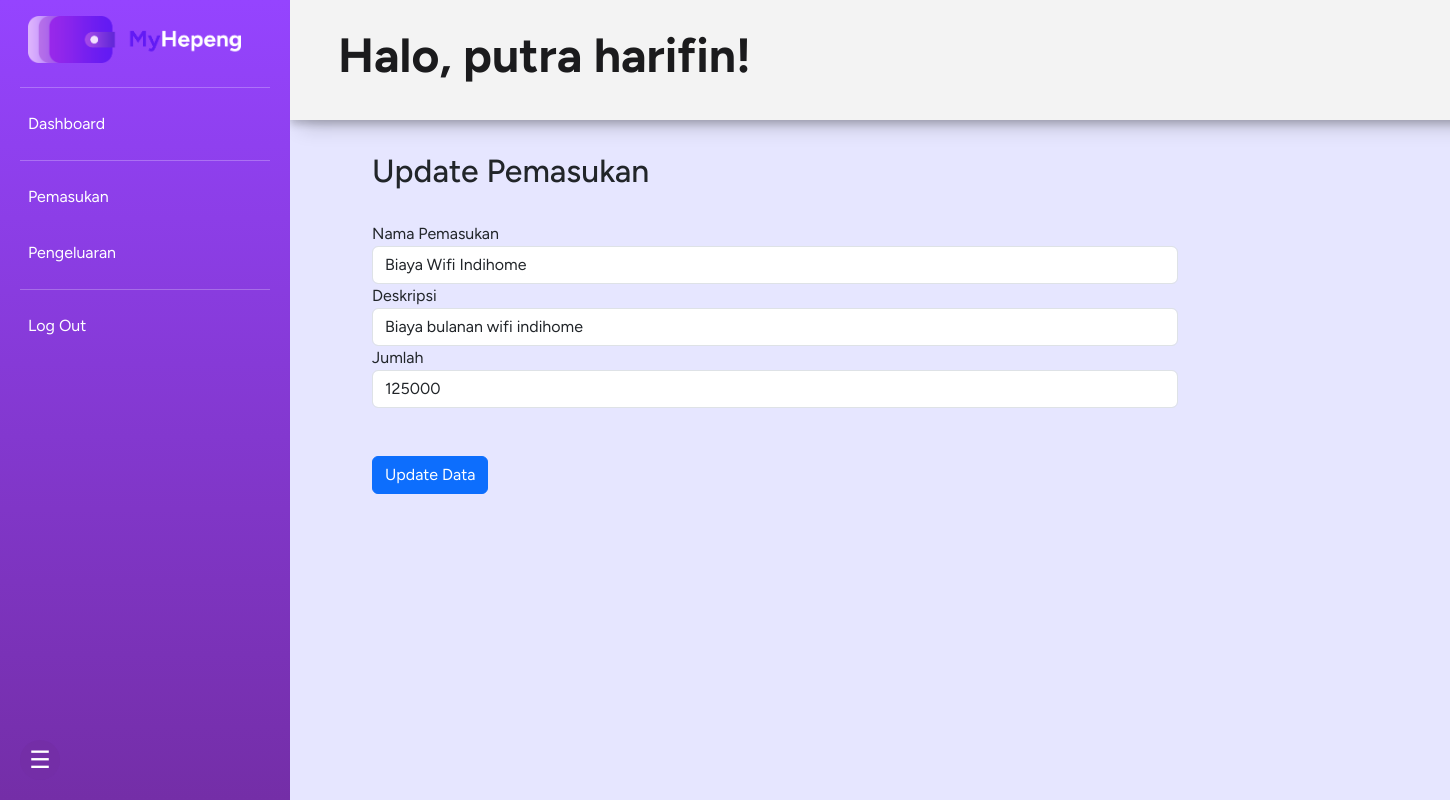
The page /update.php?id=9 (signed in) on the database its author committed.
### tables this page shows
CREATE TABLE `lapkeu` (
  `id` int(11) NOT NULL,
  `date` timestamp NOT NULL DEFAULT current_timestamp() ON UPDATE current_timestamp(),
  `deskripsi` text NOT NULL,
  `tipe` varchar(100) NOT NULL,
  `total` int(11) NOT NULL,
  `act_name` varchar(255) NOT NULL,
  `id_user` int(11) NOT NULL
);

### server.php (called while the page is built, shortened)
<?php
    $conn = new mysqli("localhost", "root", "", "myhepeng");
    function query($sql){
        global $conn;
        $hasil = mysqli_query($conn, $sql);
        $rows = [];
        while ($data = mysqli_fetch_assoc($hasil)) {
            $rows[] = $data;
        }
        return $rows;
    }
?>

### update.php (the view, shortened to what this page needs)
<?php
require_once "server.php";
$id = $_GET['id'];
$detailData = query("SELECT * FROM lapkeu WHERE id = $id")[0];
?>
<!DOCTYPE html>
<html lang="en">
<head>
    <link href="https://cdn.jsdelivr.net/npm/bootstrap@5.3.2/dist/css/bootstrap.min.css" rel="stylesheet">
    <link rel="stylesheet" href="pemasukan.css">
</head>
<body>
    <div class="container-fluid">
        <div class="row">
            <nav id="sidebar" class="sidebar">
                <a class="navbar-brand" href="index.php"><img src="img/logo-sekunder-dark.png" alt="MyHepeng" class="main-logo"></a>
                <hr>
                <div class="position-sticky">
                    <ul class="nav flex-column">
                        <li class="nav-item">
                            <a class="nav-link active" href="index.php">
                                Dashboard
                            </a>
                        </li>
                        <hr>
                        <li class="nav-item">
                            <a class="nav-link" href="pemasukan.php">
                                Pemasukan
                            </a>
                        </li>
                        <li class="nav-item">
                            <a class="nav-link" href="pengeluaran.php">
                                Pengeluaran
                            </a>
                        </li>
                        <hr>
                        <li id="logout" class="nav-item">
                            <a class="nav-link" href="logout.php">
                                Log Out
                            </a>
                        </li>
                    </ul>
                </div>
            </nav>
            <button id="sidebarCollapse">&#9776;</button>
            <main>
                <section class="greeting">
                    <div>
                        <?php
                        $userName = $_SESSION['userData']['name'];
                        echo "<h1>Halo, $userName!</h1>";
                        ?>
                    </div>
                </section>
                <section class="utama">
                    <h2>Update Pemasukan</h2>
                    <br>
                    <form action="" method="post">
                        <div class="form-group">
                            <label for="input_pemasukan">Nama Pemasukan</label>
                            <input type="text" class="form-control" name="name" id="input_pemasukan" aria-describedby="emailHelp" value="<?= $detailData['act_name']; ?>" required>
                        </div>
                        <div class="form-group">
                            <label for="deskripsi">Deskripsi</label>
                            <input type="text" class="form-control" name="deskripsi" id="deskripsi"  value="<?= $detailData['deskripsi']; ?>" required>
                        </div>
                        <div class="form-group">
                            <label for="input_jumlah">Jumlah</label>
                            <input type="text" class="form-control" name="total" id="input_jumlah"  value="<?= $detailData['total']; ?>" required>
                        </div>
                        <br>
                        <br>
                        <button type="submit" class="btn btn-primary submit" name="submit">Update Data</button>
                    </form>
                </section>
            </main>
        </div>
    </div>
</body>
</html>

### pemasukan.css (style rules this page uses)
* { margin: 0; padding: 0; font-family: "Figtree", sans-serif }
html { scroll-behavior: smooth; }
body { overflow: hidden; position: relative; background-color: #e6e6ff; }
.container-fluid, .row { margin: 0; padding: 0; }
#sidebar { display: flex; flex-direction: column; min-height: 100vh; width: 20vw; position: fixed; background-image: linear-gradient(0deg, #742ea7, #9544ff); opacity: 1; transition: 0.3s ease; }
#sidebarCollapse { position: fixed; bottom: 20px; left: 20px; background-color: #742ea7; color: #ffffff; border: none; border-radius: 50%; width: 40px; height: 40px; font-size: 1.5em; cursor: pointer; z-index: 2; display: flex; align-items: center; justify-content: center; transition: background-color 0.3s ease; }
#sidebar img.main-logo { margin: 1rem; width: 80%; }
#sidebar hr { color: #ffffff; margin: 0.5rem; }
#sidebar ul li a { color: #ffffff; padding: 1rem 1rem; }
main { margin: 0 0 0 20vw; padding: 0 0 0 0 !important; width: 80vw; transition: margin-left 0.3s ease; }
main section.greeting { display: flex; padding-left: 3rem; align-items: center; height: 15vh; background-color: #f3f3f3; box-shadow: 0 4px 8px 0 rgba(0, 0, 0, 0.2), 10px 6px 20px 0 rgba(0, 0, 0, 0.19); }
main section.utama { padding: 2rem; min-height: 30vh; }
h1 { color: #1b1b1d; font-size: 3rem; font-weight: bold; }
.utama { margin-left: 50px; width: 60vw; }

### rows shown on the page
lapkeu: name "Biaya Wifi Indihome", deskripsi "Biaya bulanan wifi indihome", total "125000"

### other values the page prints
$userName "putra harifin"
